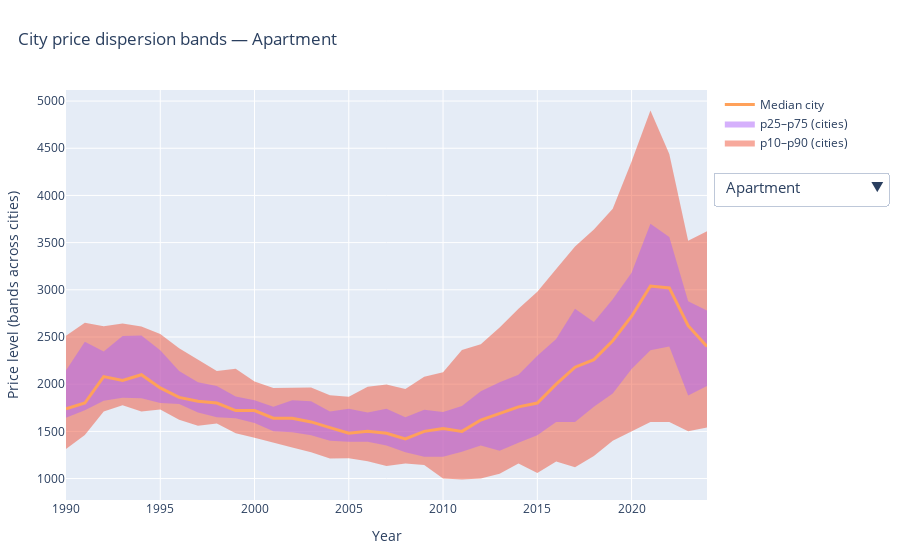

The code cell stored with this chart in its notebook:
### Markdown cell above
## City Price Dispersion: Quantile Bands
Visualize the full distribution of city prices using percentile bands (10th, 25th, 50th, 75th, 90th percentiles).

### Code cell
def city_dispersion_bands(d, segment, start_year=1990, end_year=2024, inflation=1, min_cities=5):
    x = d[(d["Property_Type"] == segment) & d["Price"].notna()].copy()
    x = x[(x["Year"] >= start_year) & (x["Year"] <= end_year)]

    if "Inflation" in x.columns:
        x = x[x["Inflation"] == inflation]
    if "City" in x.columns:
        x = x[~x["City"].isin(["GREIX"])]

    annual = x.groupby(["Year", "City"], as_index=False)["Price"].mean()
    wide = annual.pivot(index="Year", columns="City", values="Price").sort_index()
    wide = wide[wide.notna().sum(axis=1) >= min_cities]

    if wide.empty or wide.shape[1] == 0:
        return pd.DataFrame()

    qs = wide.quantile([0.10, 0.25, 0.50, 0.75, 0.90], axis=1, numeric_only=True).T
    qs.columns = ["p10", "p25", "p50", "p75", "p90"]
    return qs

segments = ["Apartment", "Single-family house", "Multi-family house"]
default_seg = "Apartment"

traces = []
idx_map = {}

for seg in segments:
    qs = city_dispersion_bands(df, seg, 1990, 2024, inflation=1, min_cities=5)
    idx_map[seg] = []

    if qs.empty:
        continue

    idx_map[seg].append(len(traces))
    traces.append(go.Scatter(x=qs.index, y=qs["p90"], mode="lines", line=dict(width=0),
                             showlegend=False, visible=(seg == default_seg)))
    idx_map[seg].append(len(traces))
    traces.append(go.Scatter(x=qs.index, y=qs["p10"], mode="lines", line=dict(width=0),
                             fill="tonexty", name="p10–p90 (cities)",
                             visible=(seg == default_seg)))
    idx_map[seg].append(len(traces))
    traces.append(go.Scatter(x=qs.index, y=qs["p75"], mode="lines", line=dict(width=0),
                             showlegend=False, visible=(seg == default_seg)))
    idx_map[seg].append(len(traces))
    traces.append(go.Scatter(x=qs.index, y=qs["p25"], mode="lines", line=dict(width=0),
                             fill="tonexty", name="p25–p75 (cities)",
                             visible=(seg == default_seg)))

    idx_map[seg].append(len(traces))
    traces.append(go.Scatter(x=qs.index, y=qs["p50"], mode="lines", name="Median city",
                             line=dict(width=3), visible=(seg == default_seg)))

fig = go.Figure(traces)

def _title(seg_text):
    return dict(text=f"City price dispersion bands — {seg_text}", x=0.02, xanchor="left")

buttons = []
for seg in segments:
    vis = [False] * len(traces)
    for k in idx_map.get(seg, []):
        vis[k] = True
    buttons.append(dict(
        label=seg,
        method="update",
        args=[
            {"visible": vis},
            {"title": _title(seg)}  
        ]
    ))

fig.update_layout(
    updatemenus=[dict(
        type="dropdown",
        buttons=buttons,
        direction="down",
        x=1.01,
        y=0.8,
        xanchor="left",
        yanchor="top",
        showactive=True,
        font=dict(size=15),
    )],
    title=_title(default_seg),
    xaxis_title="Year",
    yaxis_title="Price level (bands across cities)",
    margin=dict(t=90, l=60, r=60, b=60)
)

fig.show()

### Figure 1 — Plotly figure (JSON) as saved in the notebook; plotly's stock layout.template omitted (floating-point values rounded to 4 significant figures)
{"data": [{"line": {"width": 0}, "mode": "lines", "showlegend": false, "type": "scatter", "visible": true, "x": [1990, 1991, 1992, 1993, 1994, 1995, 1996, 1997, 1998, 1999, 2000, 2001, 2002, 2003, 2004, 2005, 2006, 2007, 2008, 2009, 2010, 2011, 2012, 2013, 2014, 2015, 2016, 2017, 2018, 2019, 2020, 2021, 2022, 2023, 2024], "y": [2512, 2650, 2614, 2644, 2610, 2532.0, 2380.0, 2260, 2140, 2164, 2028, 1960.0, 1964, 1964, 1884, 1868, 1972, 1996, 1948, 2080, 2126, 2362, 2424, 2600, 2800, 2980, 3220, 3460, 3640, 3860, 4360, 4900, 4440, 3520, 3620]}, {"fill": "tonexty", "line": {"width": 0}, "mode": "lines", "name": "p10–p90 (cities)", "type": "scatter", "visible": true, "x": [1990, 1991, 1992, 1993, 1994, 1995, 1996, 1997, 1998, 1999, 2000, 2001, 2002, 2003, 2004, 2005, 2006, 2007, 2008, 2009, 2010, 2011, 2012, 2013, 2014, 2015, 2016, 2017, 2018, 2019, 2020, 2021, 2022, 2023, 2024], "y": [1314, 1462, 1710, 1776, 1710, 1732, 1624, 1560, 1584, 1480, 1432, 1376, 1328, 1280, 1212, 1216, 1184, 1132, 1160, 1144, 1000, 990, 1000, 1050, 1160, 1060, 1180, 1120, 1240, 1400, 1500, 1600, 1600, 1500, 1540]}, {"line": {"width": 0}, "mode": "lines", "showlegend": false, "type": "scatter", "visible": true, "x": [1990, 1991, 1992, 1993, 1994, 1995, 1996, 1997, 1998, 1999, 2000, 2001, 2002, 2003, 2004, 2005, 2006, 2007, 2008, 2009, 2010, 2011, 2012, 2013, 2014, 2015, 2016, 2017, 2018, 2019, 2020, 2021, 2022, 2023, 2024], "y": [2145, 2450, 2345, 2510, 2515, 2360, 2140, 2020, 1980, 1870, 1830, 1760, 1830, 1820, 1710, 1740, 1700, 1740, 1650, 1730, 1705, 1770, 1925, 2020, 2100, 2300, 2480, 2800, 2660, 2900, 3180, 3700, 3560, 2880, 2780]}, {"fill": "tonexty", "line": {"width": 0}, "mode": "lines", "name": "p25–p75 (cities)", "type": "scatter", "visible": true, "x": [1990, 1991, 1992, 1993, 1994, 1995, 1996, 1997, 1998, 1999, 2000, 2001, 2002, 2003, 2004, 2005, 2006, 2007, 2008, 2009, 2010, 2011, 2012, 2013, 2014, 2015, 2016, 2017, 2018, 2019, 2020, 2021, 2022, 2023, 2024], "y": [1645, 1725, 1825, 1858.0, 1850, 1800, 1790, 1700, 1650, 1640, 1590, 1500, 1490, 1460, 1400, 1390, 1390, 1350, 1280, 1230, 1230, 1285, 1350, 1295, 1380, 1460, 1600, 1600, 1760, 1900, 2160, 2360, 2400, 1880, 1980]}, {"line": {"width": 3}, "mode": "lines", "name": "Median city", "type": "scatter", "visible": true, "x": [1990, 1991, 1992, 1993, 1994, 1995, 1996, 1997, 1998, 1999, 2000, 2001, 2002, 2003, 2004, 2005, 2006, 2007, 2008, 2009, 2010, 2011, 2012, 2013, 2014, 2015, 2016, 2017, 2018, 2019, 2020, 2021, 2022, 2023, 2024], "y": [1740, 1800, 2080, 2040, 2100, 1960, 1860, 1820, 1800, 1720, 1720, 1640, 1640, 1600, 1540, 1480, 1500, 1480, 1420, 1500, 1530, 1500, 1620, 1690, 1760, 1800, 2000, 2180, 2260, 2460, 2720, 3040, 3020, 2620, 2400]}, {"line": {"width": 0}, "mode": "lines", "showlegend": false, "type": "scatter", "visible": false, "x": [1990, 1991, 1992, 1993, 1994, 1995, 1996, 1997, 1998, 1999, 2000, 2001, 2002, 2003, 2004, 2005, 2006, 2007, 2008, 2009, 2010, 2011, 2012, 2013, 2014, 2015, 2016, 2017, 2018, 2019, 2020, 2021, 2022, 2023, 2024], "y": [2736, 2844, 3000, 2858, 2980, 2732, 2564, 2468, 2500, 2432, 2440, 2460, 2416, 2276, 2268, 2240, 2276, 2264, 2158, 2142, 2188, 2288, 2336, 2428, 2524, 2678.0, 2946, 3108.0, 3316, 3520.0, 3932, 4122, 4182, 3446, 3346]}, {"fill": "tonexty", "line": {"width": 0}, "mode": "lines", "name": "p10–p90 (cities)", "type": "scatter", "visible": false, "x": [1990, 1991, 1992, 1993, 1994, 1995, 1996, 1997, 1998, 1999, 2000, 2001, 2002, 2003, 2004, 2005, 2006, 2007, 2008, 2009, 2010, 2011, 2012, 2013, 2014, 2015, 2016, 2017, 2018, 2019, 2020, 2021, 2022, 2023, 2024], "y": [1596, 1404, 1520, 1664, 1722, 1724, 1728, 1632, 1628, 1668, 1630, 1550, 1432, 1396, 1344, 1292, 1360, 1280, 1218, 1208, 1276, 1264, 1240, 1252, 1278, 1316, 1488, 1554, 1686, 1710, 1888, 2134, 2208, 1878, 1770]}, {"line": {"width": 0}, "mode": "lines", "showlegend": false, "type": "scatter", "visible": false, "x": [1990, 1991, 1992, 1993, 1994, 1995, 1996, 1997, 1998, 1999, 2000, 2001, 2002, 2003, 2004, 2005, 2006, 2007, 2008, 2009, 2010, 2011, 2012, 2013, 2014, 2015, 2016, 2017, 2018, 2019, 2020, 2021, 2022, 2023, 2024], "y": [2520, 2330, 2660, 2465, 2500, 2495, 2390, 2290, 2330, 2310, 2275, 2195, 2080, 2100, 2100, 2080, 2120, 2020, 1970, 1950, 2010, 2050, 2110, 2230, 2235, 2365, 2585, 2625, 2825, 3100, 3495, 3725, 3670, 3075, 2885]}, {"fill": "tonexty", "line": {"width": 0}, "mode": "lines", "name": "p25–p75 (cities)", "type": "scatter", "visible": false, "x": [1990, 1991, 1992, 1993, 1994, 1995, 1996, 1997, 1998, 1999, 2000, 2001, 2002, 2003, 2004, 2005, 2006, 2007, 2008, 2009, 2010, 2011, 2012, 2013, 2014, 2015, 2016, 2017, 2018, 2019, 2020, 2021, 2022, 2023, 2024], "y": [1800, 1695, 1640, 1730, 1800, 1790, 1810, 1760, 1880, 1820, 1795, 1690, 1560, 1600, 1500, 1500, 1440, 1380, 1305, 1320, 1320, 1370, 1400, 1440, 1425, 1520, 1620, 1750, 1880, 2030, 2255, 2470, 2535, 2090, 2045]}, {"line": {"width": 3}, "mode": "lines", "name": "Median city", "type": "scatter", "visible": false, "x": [1990, 1991, 1992, 1993, 1994, 1995, 1996, 1997, 1998, 1999, 2000, 2001, 2002, 2003, 2004, 2005, 2006, 2007, 2008, 2009, 2010, 2011, 2012, 2013, 2014, 2015, 2016, 2017, 2018, 2019, 2020, 2021, 2022, 2023, 2024], "y": [2040, 1865, 1900, 1910, 2000, 2010, 2000, 1960, 2040, 2080, 2010, 1980, 1900, 1880, 1840, 1820, 1800, 1760, 1680, 1660, 1680, 1700, 1800, 1820, 1890, 1980, 2140, 2220, 2450, 2600, 2870, 3110, 3190, 2670, 2530]}, {"line": {"width": 0}, "mode": "lines", "showlegend": false, "type": "scatter", "visible": false, "x": [1990, 1991, 1992, 1993, 1994, 1995, 1996, 1997, 1998, 1999, 2000, 2001, 2002, 2003, 2004, 2005, 2006, 2007, 2008, 2009, 2010, 2011, 2012, 2013, 2014, 2015, 2016, 2017, 2018, 2019, 2020, 2021, 2022, 2023, 2024], "y": [1752, 1676, 1740, 1760, 1698, 1604, 1558, 1436, 1500, 1444, 1404, 1500, 1440, 1344, 1280, 1320.0, 1266, 1280, 1220, 1320, 1396, 1502, 1566, 1754, 1682, 1856, 2094, 2340, 2480, 2710, 2980, 3170, 2870, 2180, 2200]}, {"fill": "tonexty", "line": {"width": 0}, "mode": "lines", "name": "p10–p90 (cities)", "type": "scatter", "visible": false, "x": [1990, 1991, 1992, 1993, 1994, 1995, 1996, 1997, 1998, 1999, 2000, 2001, 2002, 2003, 2004, 2005, 2006, 2007, 2008, 2009, 2010, 2011, 2012, 2013, 2014, 2015, 2016, 2017, 2018, 2019, 2020, 2021, 2022, 2023, 2024], "y": [984, 888, 940, 976, 980, 910, 1000, 940, 970, 810, 860, 760, 760, 780, 600, 600, 600, 600, 600, 520, 510, 510, 528, 502, 506, 558, 616, 712, 720, 790, 910, 1070, 990, 770, 750]}, {"line": {"width": 0}, "mode": "lines", "showlegend": false, "type": "scatter", "visible": false, "x": [1990, 1991, 1992, 1993, 1994, 1995, 1996, 1997, 1998, 1999, 2000, 2001, 2002, 2003, 2004, 2005, 2006, 2007, 2008, 2009, 2010, 2011, 2012, 2013, 2014, 2015, 2016, 2017, 2018, 2019, 2020, 2021, 2022, 2023, 2024], "y": [1620, 1410, 1610, 1470, 1530, 1475, 1480, 1310, 1350, 1405, 1240, 1340, 1380, 1280, 1245, 1190, 1175, 1250, 1200, 1210, 1315, 1325, 1440, 1475, 1570, 1780, 1830, 2095, 2125, 2285, 2475, 2655, 2640, 2005, 1840]}, {"fill": "tonexty", "line": {"width": 0}, "mode": "lines", "name": "p25–p75 (cities)", "type": "scatter", "visible": false, "x": [1990, 1991, 1992, 1993, 1994, 1995, 1996, 1997, 1998, 1999, 2000, 2001, 2002, 2003, 2004, 2005, 2006, 2007, 2008, 2009, 2010, 2011, 2012, 2013, 2014, 2015, 2016, 2017, 2018, 2019, 2020, 2021, 2022, 2023, 2024], "y": [1080, 1110, 1110, 1180, 1205, 1150, 1135, 1150, 1090, 1110, 1100, 1120, 1100, 1120, 785, 785, 775, 690, 650, 650, 600, 675, 675, 730, 650, 745, 950, 1120, 1280, 1370, 1495, 1765, 1590, 1195, 1255]}, {"line": {"width": 3}, "mode": "lines", "name": "Median city", "type": "scatter", "visible": false, "x": [1990, 1991, 1992, 1993, 1994, 1995, 1996, 1997, 1998, 1999, 2000, 2001, 2002, 2003, 2004, 2005, 2006, 2007, 2008, 2009, 2010, 2011, 2012, 2013, 2014, 2015, 2016, 2017, 2018, 2019, 2020, 2021, 2022, 2023, 2024], "y": [1100, 1200, 1140, 1220, 1310, 1210, 1230, 1250, 1280, 1260, 1200, 1240, 1160, 1160, 1120, 1120, 1140, 1160, 1060, 1140, 1100, 1100, 1250, 1290, 1280, 1450, 1520, 1710, 1850, 2050, 2250, 2450, 2340, 1710, 1700]}], "layout": {"margin": {"b": 60, "l": 60, "r": 60, "t": 90}, "title": {"text": "City price dispersion bands — Apartment", "x": 0.02, "xanchor": "left"}, "updatemenus": [{"buttons": [{"args": [{"visible": [true, true, true, true, true, false, false, false, false, false, false, false, false, false, false]}, {"title": {"text": "City price dispersion bands — Apartment", "x": 0.02, "xanchor": "left"}}], "label": "Apartment", "method": "update"}, {"args": [{"visible": [false, false, false, false, false, true, true, true, true, true, false, false, false, false, false]}, {"title": {"text": "City price dispersion bands — Single-family house", "x": 0.02, "xanchor": "left"}}], "label": "Single-family house", "method": "update"}, {"args": [{"visible": [false, false, false, false, false, false, false, false, false, false, true, true, true, true, true]}, {"title": {"text": "City price dispersion bands — Multi-family house", "x": 0.02, "xanchor": "left"}}], "label": "Multi-family house", "method": "update"}], "direction": "down", "font": {"size": 15}, "showactive": true, "type": "dropdown", "x": 1.01, "xanchor": "left", "y": 0.8, "yanchor": "top"}], "xaxis": {"title": {"text": "Year"}}, "yaxis": {"title": {"text": "Price level (bands across cities)"}}}}
